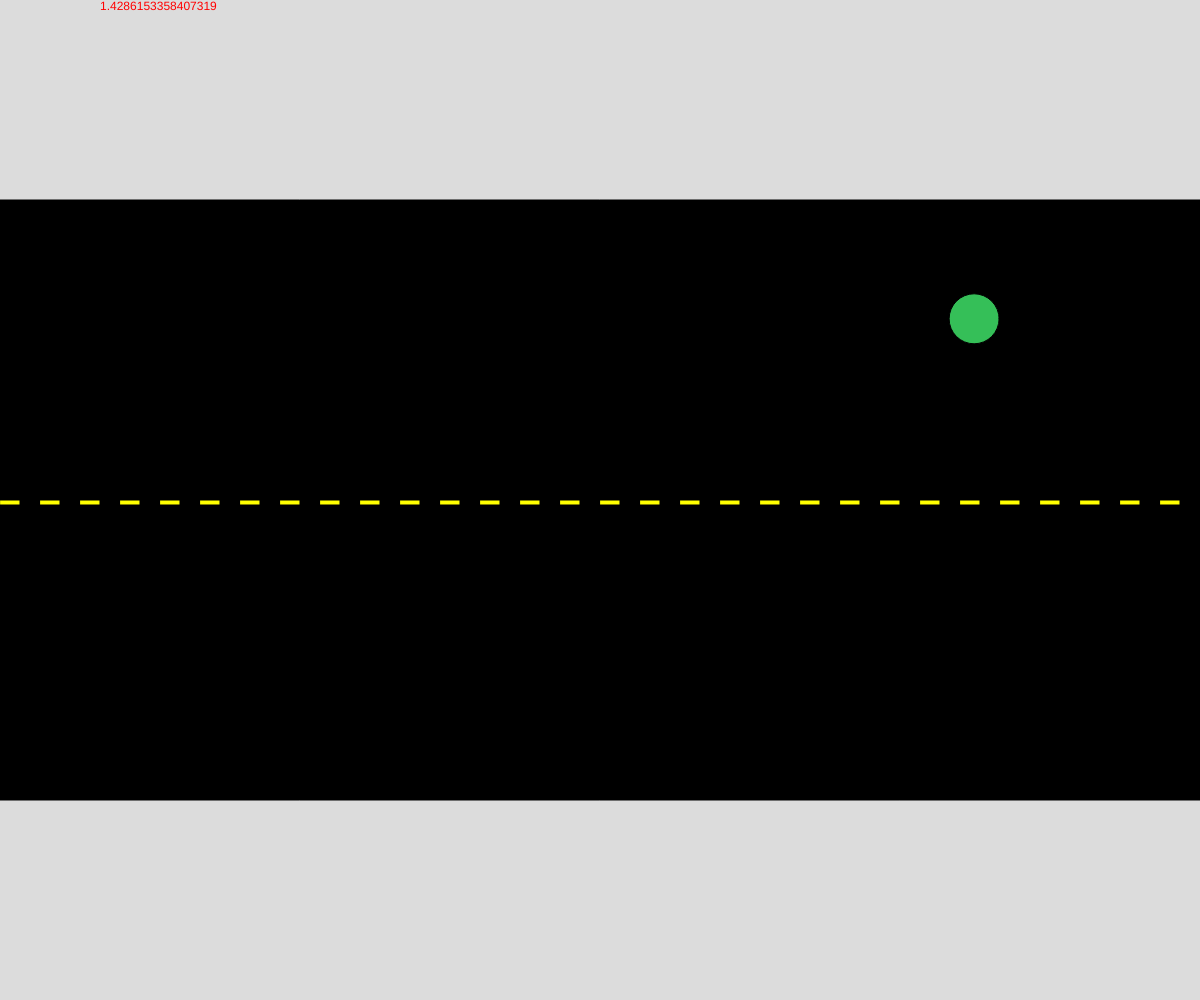
Frame 1 (no input)
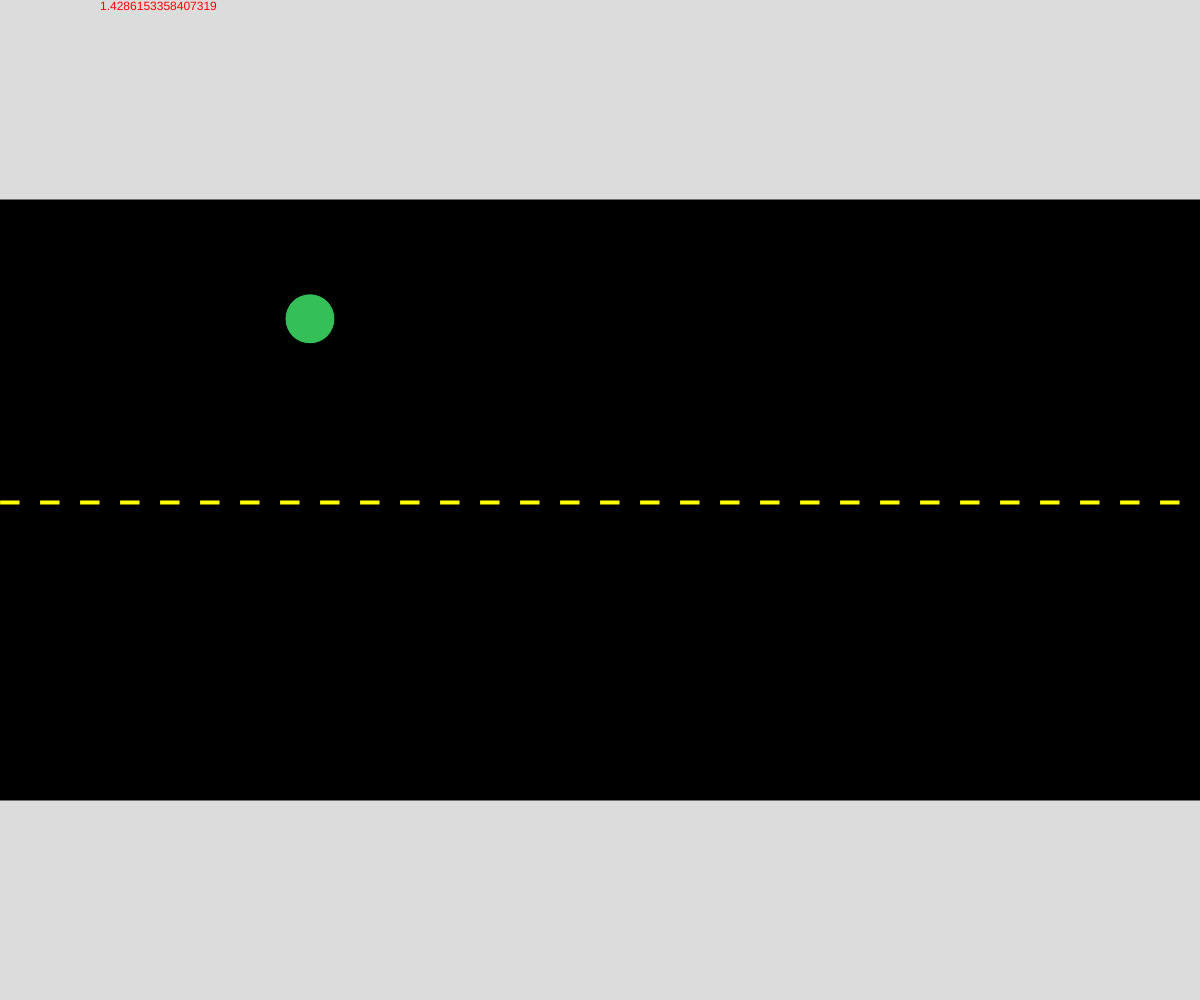
Frame 60 (no input)
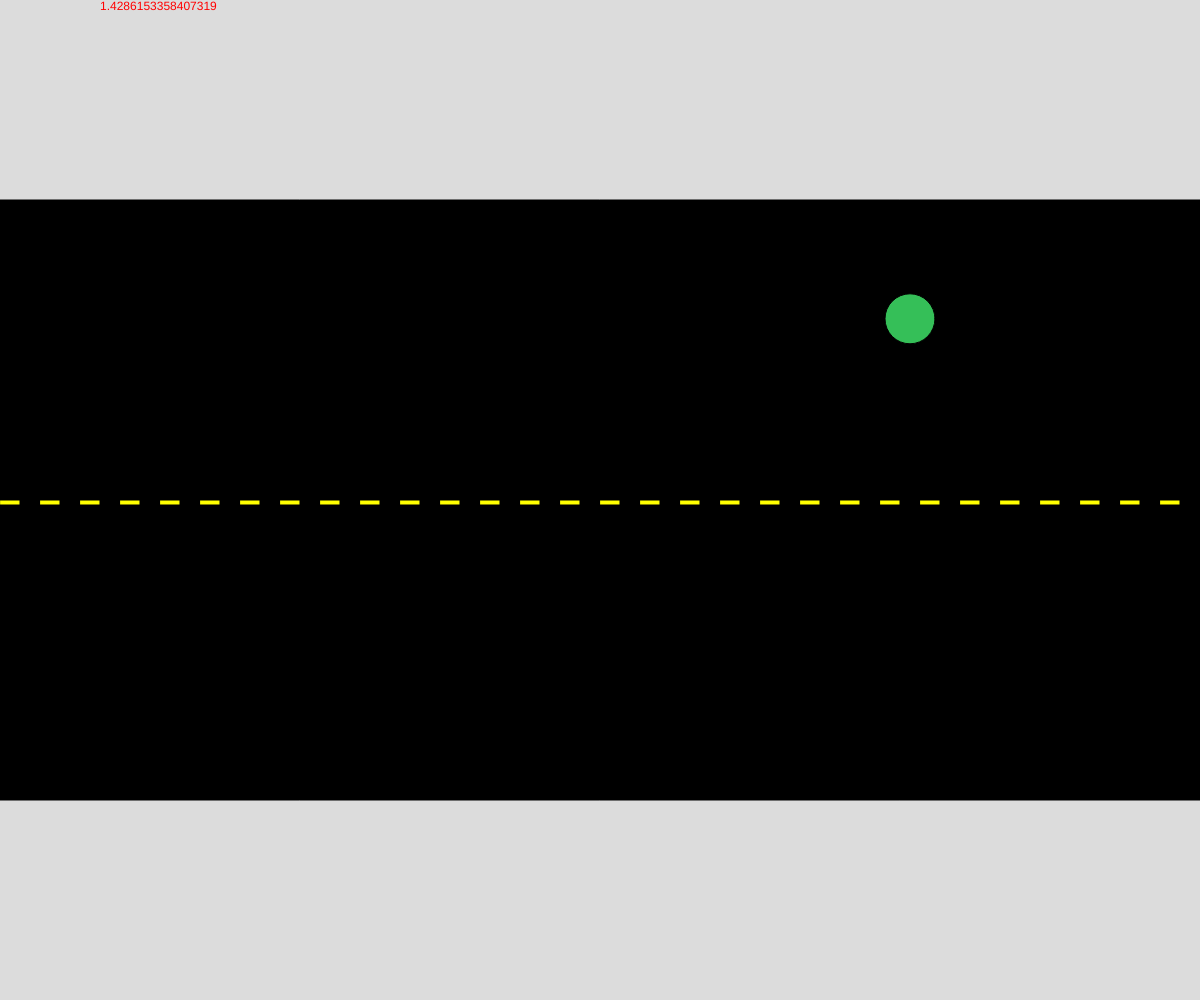
Frame 120 (the mouse pressed at the canvas centre since frame 60)

The p5.js sketch that drew these frames (run headless with seeded random() and noise() and a simulated clock; from frame 60 on, the mouse is pressed at the canvas centre):

// p5.js sketch
// ── sketch.js
// Cars Cars Cars
// Alyssa Maitland
// Mar.21, 2025

//Global Variables
let car;
let carWidth = 50;
let wE;

function setup() {
  createCanvas(windowWidth, windowHeight);
  wE = random(floor(2)); // 1 = west, 0 = east
  car = new Vehicle(0,0);
}

function draw() {
  background(220);
  drawRoad();
  car.action();
  fill('red');
  text(wE,100,10);
}

function drawRoad(){
  //draws rectangles that make up the road
  fill(0);
  rect(0, height*0.2, width, height*0.6);
  for(i = 0; i < width; i+=40){
    // draws a dotted line in the road for the width of the screen
    fill("yellow");
    rect(i, height/2, 20, 5);
  }
}

class Vehicle{
  //1.consrutor
  constructor(type, direction){
    this.carType = type;
    this.c = color(random(255), random(255), random(255));
    this.x = random(width);
    this.y = random(height*0.2, height*0.6);
    this.direction = direction;
    this.carSpeed = 10;
  }
  //2. class methods
  display(){
    //draw a car/truck at the x,y of the direction
    fill(this.c);
    if(this.carType === 0){
      if(this.direction === 1){ // 1 = west
        rect(this.x, this.y/2, carWidth);
      }
      if(this.direction === 0){
        circle(this.x, this.y, carWidth);
      }
    }
    if(this.carType === 1){
      rect(this.x, this.y, carWidth);
    }
  }

  move(){
    if(this.direction === 0){
      this.x += this.carSpeed;
      if(this.x>width){
        this.x = -carWidth;
      }
    }
    if(this.direction === 1){
      this.x -= this.carSpeed;
      if(this.x<0){
        this.x = width;
      }
    }
  }

  speedUp(){
    if(this.carSpeed<15){
      this.carSpeed += 1;
    }
  }

  speedDown(){
    if(this.carSpeed>1){
      this.carSpeed -= 1;
    }
  }

  changeColor(){
    this.c = color(random(255), random(255), random(255));
  }

  action(){
    this.move();
    this.chance = random(int(1,100)); //generates a new number evey tim the function is called
    if(this.chance === 66){
      //if chance = 66 increase the speed
      this.speedUp();
    }
    if(this.chance === 99){
      //if chance = 99 decrease the speed
      this.speedDown();
    }
    if(this.chance === 33){
      //if chance = 33 change the color
      this.changeColor();
    }
    this.display();
  }
}
